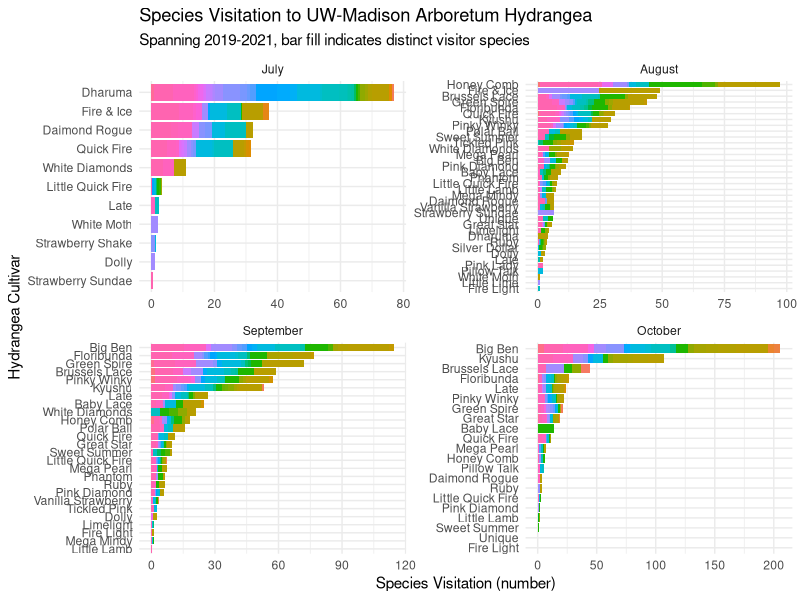

The R script that drew this image:
###########################################################################
######DATA

d = read.csv("BeeMachineAI_Photos_2_working_12_10.csv")

d_agg_cult = read.csv("aggregated_by_cultivar.csv")

###########################################################################
######LIBRARIES

library(tidyverse)
library(tidytext)

###########################################################################
######DPLYR WORK

tag_test = d %>% 
  group_by(Trademark.Cultivar) %>%
  summarise(num_plants = n_distinct(Tag.Number)) 


d_agg_cult = d_agg_cult %>% 
  mutate(Date = ymd(Date),
         Month = month.name[as.integer(format(Date, "%m"))],
         Month = factor(Month, levels = month.name),
         Year = year(Date)) %>% 
  left_join(tag_test, 
            by = "Trademark.Cultivar") %>% 
  mutate(abundance_per = (species_count / num_plants)) %>% 
  group_by(Trademark.Cultivar, 
           Month, 
           Year) %>% 
  mutate(sum_per = sum(abundance_per)) %>% 
  group_by(Trademark.Cultivar, 
           Month) %>% 
  reframe(n = n(),
          Month,
          Year,
          species1,
          Date,
          abundance_per,
          sum_per,
          sorting = sum_per/n)

##########################################################################
#######GGPLOT

abundance_per_plant = ggplot(d_agg_cult, 
       aes(x = reorder_within(Trademark.Cultivar, 
                              sum_per, 
                              Month), 
           y = sorting, 
           fill = species1)) +
  geom_col(show.legend = F) +
  facet_wrap(~Month, scales = "free") +
  theme_minimal() +
    coord_flip()+
  #theme(
   # axis.text.x = element_text(angle = 45, hjust = 1),
   # strip.text.x = element_text(size = 12)) +
  labs(x = "Hydrangea Cultivar", 
       y = "Species Visitation (number)", 
       fill = "species",
       title = "Species Visitation to UW-Madison Arboretum Hydrangea",
       subtitle = "Spanning 2019-2021, bar fill indicates distinct visitor species")+
  scale_x_reordered()

ggsave(filename = "Abundance per Plant.png",
       plot = abundance_per_plant,
       device = png,
       width = 8,
       height = 6,
       units = "in")
